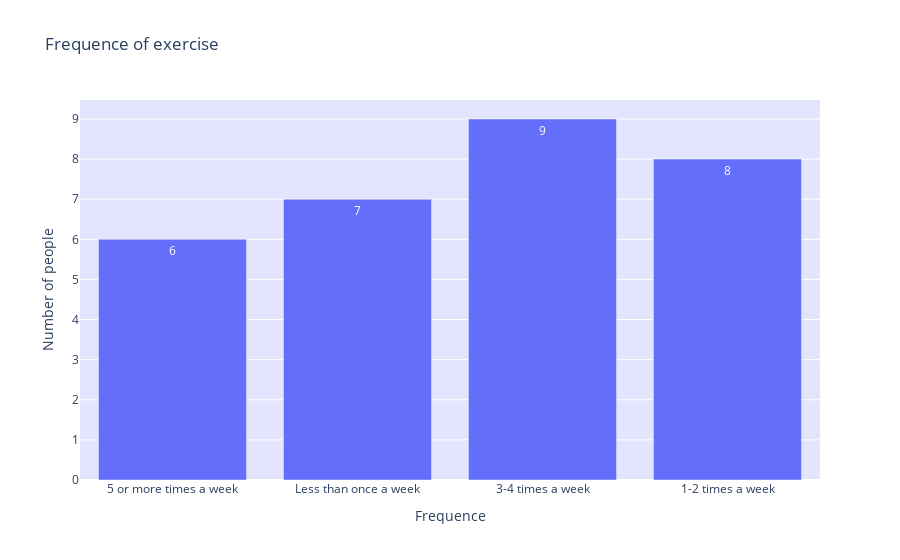

Notebook cell for this chart:
### Code cell
# Creating the bar chart of frequence of exercise
fig = px.bar(
    DF_Frequence_of_exercise,
    x = 'Frequence',
    y = 'Number of people',
    text_auto=True,
    title = 'Frequence of exercise'
)
fig.update_layout(plot_bgcolor='#e3e5ff')
fig.show()

### Figure 1 — Plotly figure (JSON) as saved in the notebook; plotly's stock layout.template omitted (floating-point values rounded to 4 significant figures)
{"data": [{"alignmentgroup": "True", "hovertemplate": "Frequence=%{x}<br>Number of people=%{y}<extra></extra>", "legendgroup": "", "marker": {"color": "#636efa", "pattern": {"shape": ""}}, "name": "", "offsetgroup": "", "orientation": "v", "showlegend": false, "textposition": "auto", "texttemplate": "%{y}", "type": "bar", "x": ["5 or more times a week", "Less than once a week", "3-4 times a week", "1-2 times a week"], "xaxis": "x", "y": [6, 7, 9, 8], "yaxis": "y"}], "layout": {"barmode": "relative", "legend": {"tracegroupgap": 0}, "plot_bgcolor": "#e3e5ff", "title": {"text": "Frequence of exercise"}, "xaxis": {"anchor": "y", "domain": [0, 1], "title": {"text": "Frequence"}}, "yaxis": {"anchor": "x", "domain": [0, 1], "title": {"text": "Number of people"}}}}
